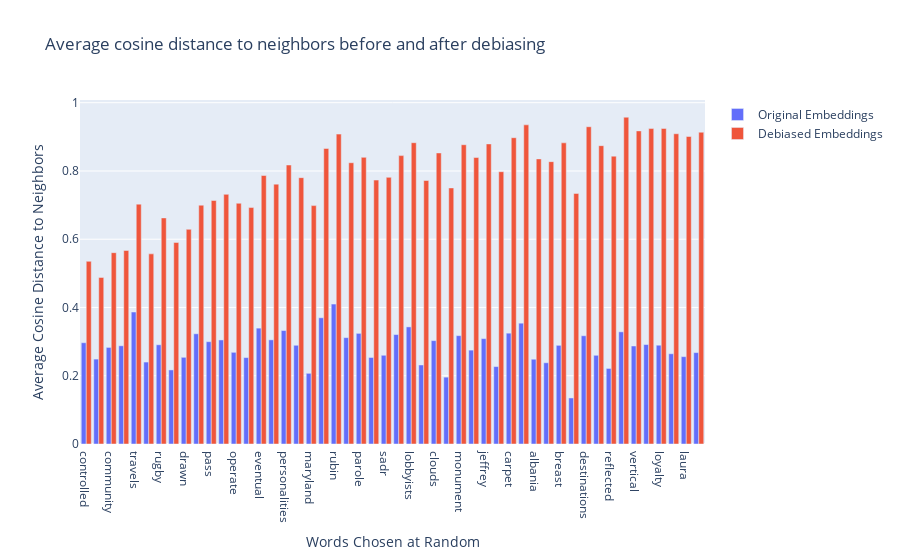

Source (notebook cell):
### Code cell
#plot the average distance to neighbors before and after debiasing
import plotly.graph_objects as go
import plotly.express as px

fig = go.Figure()
fig.add_trace(go.Bar(x=df_average.index, y=df_average['average distance to neighbors (original embeddings)'], name='Original Embeddings'))
fig.add_trace(go.Bar(x=df_average.index, y=df_average['average distance to neighbors (debiased embeddings)'], name='Debiased Embeddings'))
#add title
fig.update_layout(title_text='Average cosine distance to neighbors before and after debiasing')
#change x axis title
fig.update_xaxes(title_text='Words Chosen at Random')
#change y axis title
fig.update_yaxes(title_text='Average Cosine Distance to Neighbors')

fig.show()

### Figure 1 — Plotly figure (JSON) as saved in the notebook; plotly's stock layout.template omitted (floating-point values rounded to 4 significant figures)
{"data": [{"name": "Original Embeddings", "type": "bar", "x": ["controlled", "political", "community", "session", "travels", "neighboring", "rugby", "love", "drawn", "rushed", "pass", "italy", "operate", "staying", "eventual", "withdrawn", "personalities", "consensus", "maryland", "roc", "rubin", "revolutionary", "parole", "colombia", "sadr", "symbols", "lobbyists", "henry", "clouds", "fears", "monument", "honest", "jeffrey", "cardinals", "carpet", "deceased", "albania", "concluded", "breast", "anymore", "destinations", "evaluate", "reflected", "female", "vertical", "garbage", "loyalty", "physicians", "laura", "listened"], "y": [0.2968, 0.2488, 0.283, 0.2878, 0.3867, 0.2401, 0.2907, 0.2171, 0.254, 0.323, 0.2998, 0.3049, 0.2687, 0.2532, 0.3395, 0.3052, 0.3325, 0.2893, 0.2071, 0.3699, 0.41, 0.3117, 0.3242, 0.2535, 0.26, 0.3207, 0.3431, 0.2315, 0.3029, 0.1959, 0.3175, 0.2751, 0.3088, 0.2269, 0.3247, 0.354, 0.2484, 0.2381, 0.2891, 0.1349, 0.3172, 0.2599, 0.2214, 0.3287, 0.2872, 0.2914, 0.2895, 0.2644, 0.256, 0.2678]}, {"name": "Debiased Embeddings", "type": "bar", "x": ["controlled", "political", "community", "session", "travels", "neighboring", "rugby", "love", "drawn", "rushed", "pass", "italy", "operate", "staying", "eventual", "withdrawn", "personalities", "consensus", "maryland", "roc", "rubin", "revolutionary", "parole", "colombia", "sadr", "symbols", "lobbyists", "henry", "clouds", "fears", "monument", "honest", "jeffrey", "cardinals", "carpet", "deceased", "albania", "concluded", "breast", "anymore", "destinations", "evaluate", "reflected", "female", "vertical", "garbage", "loyalty", "physicians", "laura", "listened"], "y": [0.5353, 0.488, 0.5606, 0.5672, 0.7028, 0.5571, 0.6624, 0.5905, 0.629, 0.6997, 0.7135, 0.7315, 0.7053, 0.6928, 0.7867, 0.7614, 0.8175, 0.7804, 0.6985, 0.8659, 0.908, 0.8241, 0.8399, 0.7733, 0.7813, 0.845, 0.8828, 0.772, 0.8528, 0.7503, 0.8769, 0.8394, 0.8793, 0.7979, 0.8974, 0.9352, 0.8354, 0.8273, 0.8825, 0.7341, 0.9296, 0.8741, 0.8434, 0.9575, 0.9175, 0.9243, 0.9246, 0.909, 0.901, 0.9135]}], "layout": {"title": {"text": "Average cosine distance to neighbors before and after debiasing"}, "xaxis": {"title": {"text": "Words Chosen at Random"}}, "yaxis": {"title": {"text": "Average Cosine Distance to Neighbors"}}}}
